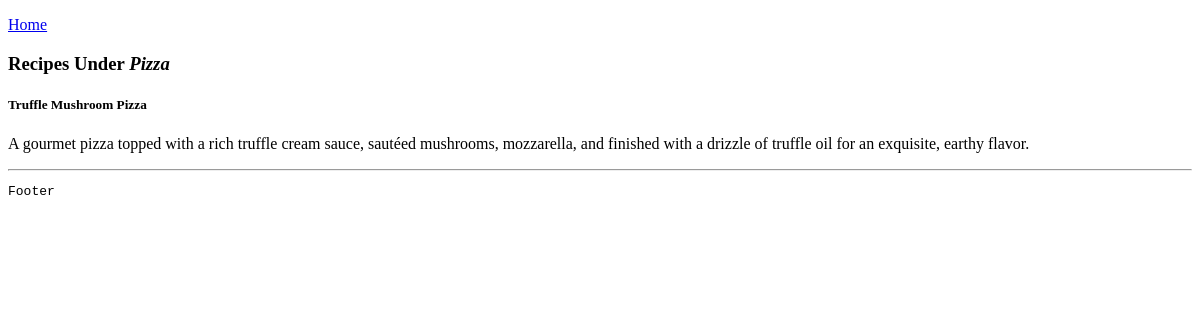
The page /recipes/4 on the database as committed earlier.
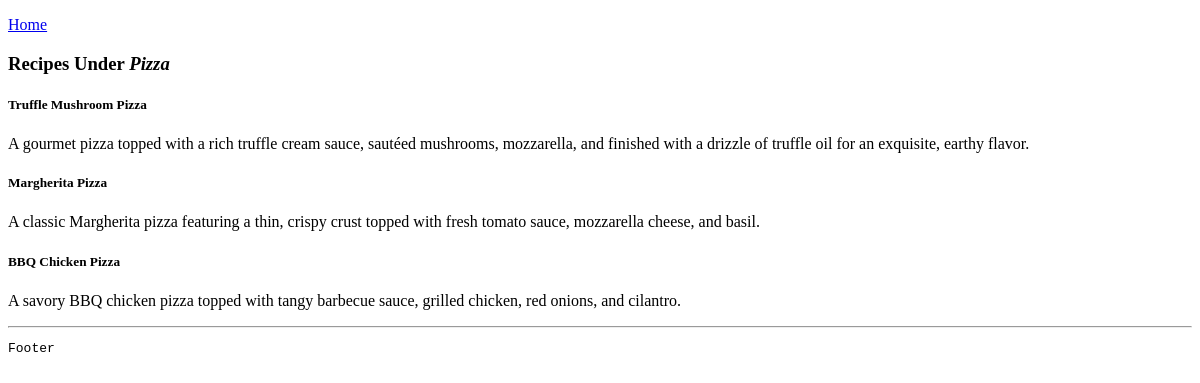
The same page on the database as committed later.
### recipes/models.py (models this page shows, shortened)
class Recipe(models.Model):
    name = models.CharField(max_length=100)
    description = models.TextField(null=True, blank=True)
    ingridients = models.TextField()
    instructions = models.TextField()
    posted_on = models.DateTimeField(auto_now_add=True, blank=True, null=True)
    category = models.ForeignKey(Category, on_delete=models.CASCADE)

### foodie_app/views.py (the view)
# urls.py: path('recipes/', include('recipes.urls')),
def recipes(request, category_id):
    template ='foodie_app/recipes.html'
    recipes = Recipe.objects.filter(category=category_id)
    category = Category.objects.get(pk=category_id)
    context ={'recipes': recipes, 'category': category}
    return render(request, template, context)

### foodie_app/models.py (called while the page is built)
    def __str__(self):
        return self.name

### foodie_app/templates/foodie_app/recipes.html
{% extends "base.html" %}
{% block content %}
<h3>Recipes Under <em>{{category}} </em></h3>
    <div>
         {% for recipe in recipes %}
        <div>
            <div>
                <h5>
                    {{recipe.name}}
                </h5>
                <p>{{recipe.description}} </p>
            </div>
        </div>
         {% endfor %}
    </div>
{% endblock content %}

Rows that differ between the two databases and show on the page:
added Recipe: name "Margherita Pizza", description "A classic Margherita pizza featuring a thin, crispy crust topped with fresh tomato sauce, mozzarella cheese, and basil."
added Recipe: name "BBQ Chicken Pizza", description "A savory BBQ chicken pizza topped with tangy barbecue sauce, grilled chicken, red onions, and cilantro."
